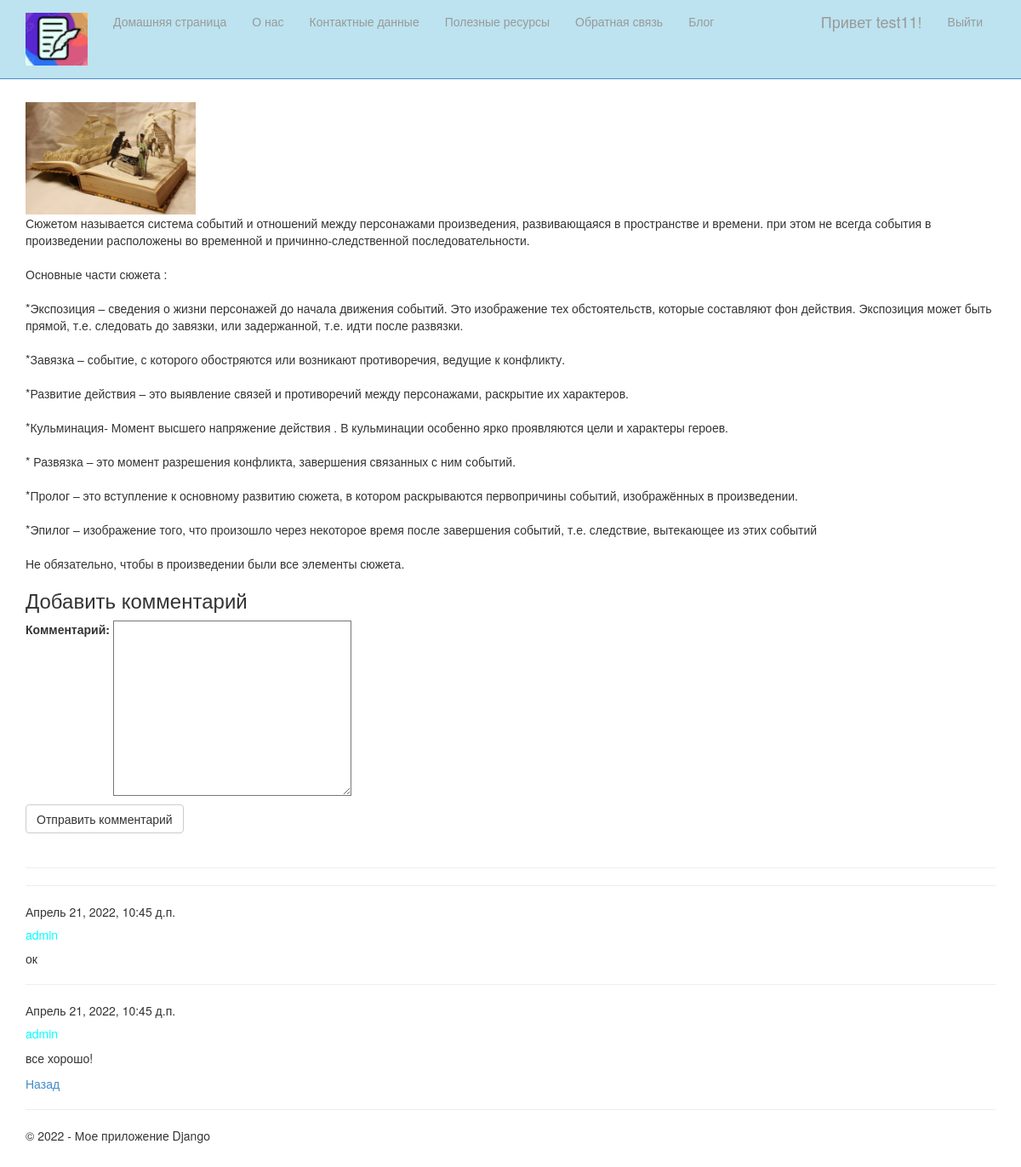
The page /blogpost/3/ (signed in) on the database its author committed.
### app/models.py (models this page shows, shortened)
class Blog(models.Model):
    title = models.CharField(max_length=100, unique_for_date="posted", verbose_name="Заголовок")
    description= models.TextField(verbose_name="Краткое содержание")
    content = models.TextField(verbose_name = "Полное содержание")
    posted = models.DateTimeField(default = datetime.now(), db_index=True, verbose_name="Опубликована")
    author=models.ForeignKey(User, null=True, blank=True, on_delete=models.SET_NULL, verbose_name="Автор")
    image = models.FileField(default ='interesting_201402030326241.jpg', verbose_name = 'Путь к картинке')
    class Meta:
        db_table="Posts"
        ordering=["-posted"]
        verbose_name="Статья блога"
        verbose_name_plural="Статья блога"

class Comment(models.Model):
     text = models.TextField(verbose_name = "Текст комментария")
     date = models.DateTimeField(default = datetime.now(), db_index=True, verbose_name="Дата комментария")
     author = models.ForeignKey(User, on_delete = models.CASCADE, verbose_name="Автор комментария")
     post = models.ForeignKey(Blog, on_delete = models.CASCADE, verbose_name="Статья комментария")
     class Meta:
          db_table = "Comment"
          ordering = ["-date"]
          verbose_name = "Комментарий к статье блога"
          verbose_name_plural = "Комментарий к статье блога"

### app/views.py (the view)
# urls.py: path('blogpost/<int:parametr>/', views.blogpost, name='blogpost'),
def blogpost(request, parametr):
    assert isinstance(request, HttpRequest)
    post_1 = Blog.objects.get(id=parametr)
    comments = Comment.objects.filter(post = parametr)
    if request.method == "POST":
        form = CommentForm(request.POST)
        if form.is_valid():
            comment_f = form.save(commit=False)
            comment_f.author = request.user
            comment_f.date = datetime.now()
            comment_f.post = Blog.objects.get(id=parametr)
            comment_f.save()
            return redirect('blogpost', parametr = post_1.id)
    else:
         form = CommentForm()
    return render(
        request,
        'app/blogpost.html',
        {
            'post_1': post_1,
            'comments': comments,
            'form': form,
            'year': datetime.now().year,
        }
     )

### app/forms.py
class CommentForm(forms.ModelForm):
    class Meta:
        model =  Comment
        fields = ('text',)
        labels = {'text':"Комментарий"}

### app/templates/app/blogpost.html (shortened to what this page needs)
{% extends "app/layout.html" %}
{% block content %}
{% if post_1.image and post_1.image.url %}
<img src="{{post_1.image.url}}" alt='картинка статьи блога' width="200" />
{% endif %}
<p>{{post_1.content|linebreaksbr}}</p>
{% if user.is_authenticated %}
<h3>Добавить комментарий</h3>
<form method="POST">
    <div>
        {{form.as_p}}
        <button type="submit" class="save btn btn-default">Отправить комментарий</button>
    </div>
</form>
{% else %}
<h3>Для добавления комментарияБ пожалуйста, авторизуйтесь</h3>
{% endif %}
<br />
<hr />
{% for comment in comments %}
<hr />
<h7> {{comment.date}}</h7>
<h5>{{comment.author}}</h5>
<p>{{comment.text|linebreaksbr}}</p>
{% endfor %}
<p><a href="{%url 'blog' %}">Назад</a></p>
{% endblock %}

### app/templates/app/loginpartial.html (shortened to what this page needs)
{% if user.is_authenticated %}
<form id="logoutForm" action="/logout/" method="post" class="navbar-right">
    <ul class="nav navbar-nav navbar-right">
        <li><span class="navbar-brand">Привет {{ user.username }}!</span></li>
        <li><a href="javascript:document.getElementById('logoutForm').submit()">Выйти</a></li>
    </ul>
</form>
{% else %}
<ul class="nav navbar-nav navbar-right">
    <li><a href="{% url 'login' %}">Авторизоваться</a></li>
</ul>
{% endif %}

### app/static/app/content/site.css (style rules this page uses)
body { padding-top: 100px; padding-bottom: 20px; }
input, select, textarea { max-width: 280px; }
h5 { color:aqua; }

### rows shown on the page
Blog: image (picture), content "Сюжетом называется система событий и отношений между персонажами произведения, развивающаяся в пространстве и времени. при этом не всегда события в произведении расположены во временной и причинно-следственной последовательности. Основные части сюжета : *Экспозиция – сведения о жизни персонажей до начала движения событий. Это изображение тех обстоятельств, которые составляют фон действия. Экспозиция может быть прямой, т.е. следовать до завязки, или задержанной, т.е. идти после развязки. *Завязка – событие, с которого обостряются или возникают противоречия, ведущие к конфликту. *Развитие действия – это выявление связей и противоречий между персонажами, раскрытие их характеров. *Кульминация-…"
Comment: date "Апрель 21, 2022, 10:45 д.п.", author "admin", text "ок"
Comment: date "Апрель 21, 2022, 10:45 д.п.", author "admin", text "все хорошо!"

### other values the page prints
{{ user.username }} "test11"
